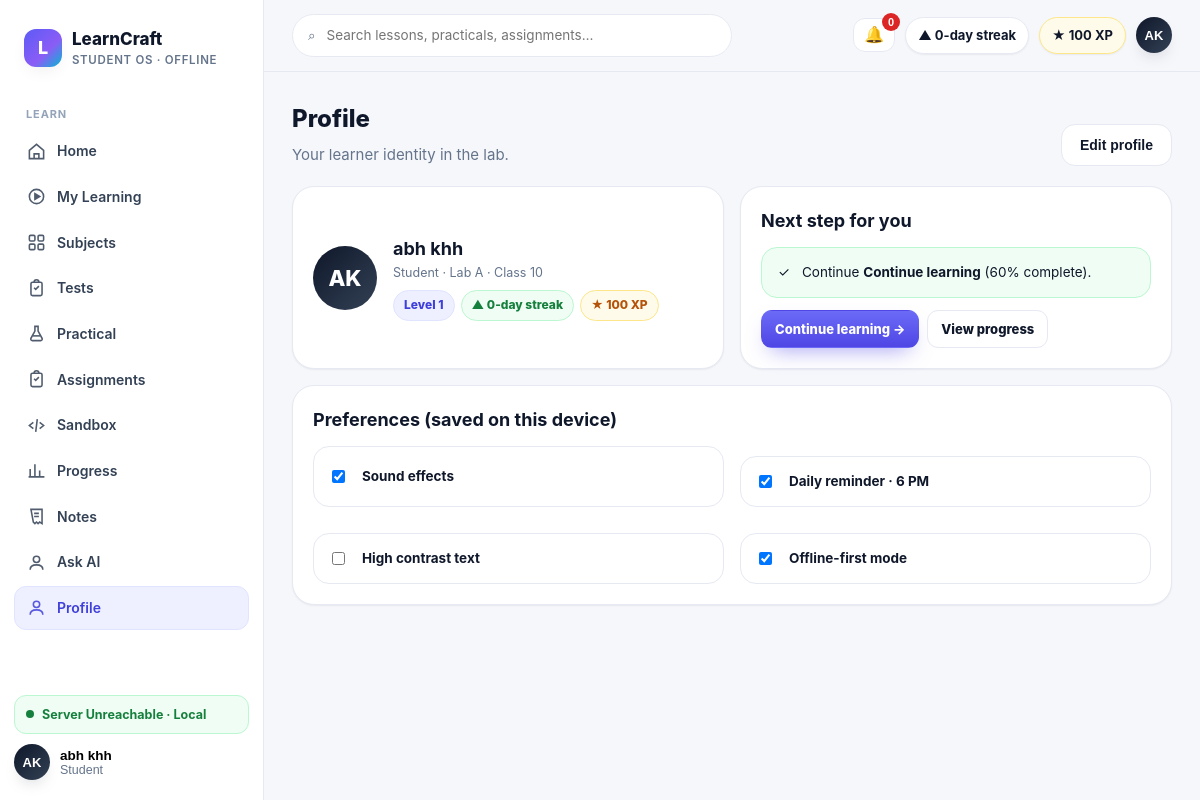
The app's page /profile (signed in) with its own data.
### tables this page shows
CREATE TABLE users (
            id INTEGER PRIMARY KEY AUTOINCREMENT,
            name TEXT NOT NULL,
            email TEXT NOT NULL UNIQUE,
            password_hash TEXT NOT NULL,
            role TEXT NOT NULL DEFAULT 'STUDENT',
            avatar TEXT,
            bio TEXT,
            created_at TIMESTAMP NOT NULL DEFAULT CURRENT_TIMESTAMP,
            updated_at TIMESTAMP NOT NULL DEFAULT CURRENT_TIMESTAMP
        );

### app/main.py (the view)
@app.route("/profile")
@require_auth
def profile():
    user = current_user()
    return render_template("pages/profile.html", title="Profile", cont=continue_learning(user["id"]),
                           **shell_ctx("profile", user))

### app/database/connection.py (called while the page is built)
def resolve_db_path():
    configured = os.environ.get("LEARNCRAFT_DB_PATH")
    if configured:
        return Path(configured)
    return DATA_DIR / "learncraft.db"

def get_connection():
    db_path = resolve_db_path()
    db_path.parent.mkdir(parents=True, exist_ok=True)
    connection = sqlite3.connect(db_path)
    connection.row_factory = sqlite3.Row
    return connection

def _row_to_dict(row):
    return dict(row) if row else None

def get_user_by_id(user_id):
    connection = get_connection()
    user = connection.execute("SELECT * FROM users WHERE id = ?", (int(user_id),)).fetchone()
    connection.close()
    return _row_to_dict(user)

def user_payload(user):
    if not user:
        return None
    user_data = dict(user)
    user_data.pop("password_hash", None)
    return user_data

def get_user_progress(user_id):
    connection = get_connection()
    rows = connection.execute(
        "SELECT * FROM learning_progress WHERE user_id = ? ORDER BY updated_at DESC",
        (int(user_id),),
    ).fetchall()
    connection.close()
    return [dict(row) for row in rows]

### app/main.py (called while the page is built, shortened)
def current_user():
    user_id = session.get("user_id")
    if not user_id:
        return None
    return user_payload(get_user_by_id(user_id))

def is_teacher_user(user=None):
    return bool(user) and user.get("role") in {"TEACHER", "ADMIN"}

def require_auth(view):
    @wraps(view)
    def wrapped(*args, **kwargs):
        user = current_user()
        return view(*args, **kwargs)
    return wrapped

def build_student_profile(user=None):
    profile = {"name": "Student", "roll_no": "Student", "avatar": "LC", "level": 1,
               "xp": 0, "streak_days": 0, "overall_progress": 0, "rank": None}
    if user is None:
        return profile
    rows = get_user_progress(user["id"])
    completed = sum(row["status"] == "completed" for row in rows)
    overall = round(sum(row["percent_complete"] for row in rows) / len(rows)) if rows else 0
    profile.update({"name": user.get("name") or "Student", "avatar": (user.get("avatar") or "LC").upper(),
                   "roll_no": user.get("roll_no") or "Student", "xp": completed * 100,
                   "overall_progress": overall, "level": 1 + completed // 5})
    return profile

### app/services/content_catalog.py (called while the page is built)
def list_subjects() -> list[dict]:
    connection = get_connection()
    rows = connection.execute("SELECT * FROM academic_subjects ORDER BY name").fetchall()
    connection.close()
    return [dict(row) for row in rows]

### app/services/teacher_control.py (called while the page is built)
def _dicts(rows):
    return [dict(row) for row in rows]

### frontend/templates/pages/profile.html
{% extends "base.html" %}{% from "components.html" import badge %}
{% block content %}
<div class="page-head"><div><div class="h1">Profile</div><p>Your learner identity in the lab.</p></div><button class="btn btn-secondary" onclick="toast('Avatar editor coming soon')">Edit profile</button></div>
<div class="grid grid-2">
  <div class="card" style="display:flex;gap:16px;align-items:center"><div class="avatar" style="width:64px;height:64px;font-size:22px">{{ student.avatar }}</div><div><div class="h2">{{ student.name }}</div><div class="caption">{{ student.roll_no }} · Lab A · Class 10</div><div style="margin-top:8px;display:flex;gap:6px"><span class="badge info">Level {{ student.level }}</span><span class="badge ok">▲ {{ student.streak_days }}-day streak</span><span class="badge warn">★ {{ student.xp }} XP</span></div></div></div>
  <div class="card"><div class="h2" style="margin-bottom:12px">Next step for you</div>{% if cont %}<div class="banner ok">✓ <span>Continue <b>{{ cont.lesson }}</b> ({{ cont.progress_pct }}% complete).</span></div><div style="margin-top:12px;display:flex;gap:8px"><a class="btn btn-primary btn-sm" href="{{ cont.resume_url }}">Continue learning →</a><a class="btn btn-secondary btn-sm" href="/progress">View progress</a></div>{% else %}<div class="empty" style="padding:14px 0">Choose a subject to create your first learning checkpoint.<div style="margin-top:10px"><a class="btn btn-primary btn-sm" href="/subjects">Browse subjects</a></div></div>{% endif %}</div>
</div>
<div class="card" style="margin-top:16px"><div class="h2" style="margin-bottom:12px">Preferences (saved on this device)</div>
  <div class="grid grid-2">
    <label class="row-item"><input type="checkbox" checked onchange="toast('Sound effects on')"> <b class="body-sm">Sound effects</b></label>
    <label class="row-item"><input type="checkbox" checked onchange="toast('Reminders on')"> <b class="body-sm">Daily reminder · 6 PM</b></label>
    <label class="row-item"><input type="checkbox" onchange="toast('High-contrast ' + (this.checked?'on':'off'))"> <b class="body-sm">High contrast text</b></label>
    <label class="row-item"><input type="checkbox" checked onchange="toast('Offline mode always on')"> <b class="body-sm">Offline-first mode</b></label>
  </div>
</div>
{% endblock %}

### frontend/templates/base.html (shortened to what this page needs)
<!DOCTYPE html>
<html lang="en">
<head>
<link rel="stylesheet" href="/static/css/design-system.css">
</head>
<body>
{% from "components.html" import icon %}
<div class="shell">
  <aside class="sidebar" id="sidebar">
    <div class="brand"><div class="brand-mark">L</div><div><div class="brand-name">LearnCraft</div><div class="brand-sub">Student OS · Offline</div></div></div>
    <nav class="nav">
      <div class="nav-label">Learn</div>
      {% for item in nav %}
      <a class="nav-item {% if active == item.slug %}active{% endif %}" href="{{ item.href }}">{{ icon(item.icon) }}{{ item.label }}
      </a>
      {% endfor %}
    </nav>
    <div class="side-foot">
      <div class="offline-pill" data-network-pill><span class="dot pulse"></span><span>Offline Mode · Local</span></div>
      <div class="profile-menu-wrap sidebar-profile-wrap">
        <button class="mini-profile profile-trigger" type="button" aria-expanded="false" aria-controls="sidebarProfileMenu">
          <div class="avatar">{{ student.avatar }}</div>
          <div><div style="font-weight:800;font-size:13.5px">{{ student.name }}</div><div class="caption">{{ student.roll_no }}</div></div>
        </button>
      </div>
    </div>
  </aside>
  <div class="main">
    <div class="topbar">
      <div class="search">⌕ <input id="globalSearch" placeholder="Search lessons, practicals, assignments…" oninput="filterCards(this.value)"></div>
      <div class="top-actions">
        {% if not is_teacher %}
        <div class="notif-wrap">
          <button class="notif-btn" id="notifBell" type="button" aria-expanded="false" aria-controls="notifMenu" aria-label="Notifications">🔔<span class="notif-count" id="notifCount" hidden>0</span></button>
        </div>
        {% endif %}
        <span class="pill">▲ {{ student.streak_days }}-day streak</span>
        <span class="pill xp">★ {{ student.xp }} XP</span>
        <div class="profile-menu-wrap top-profile-wrap">
          <button class="profile-trigger top-profile-trigger" type="button" aria-expanded="false" aria-controls="topProfileMenu">
            <div class="avatar">{{ student.avatar }}</div>
          </button>
        </div>
      </div>
    </div>
    <div class="content">{% block content %}{% endblock %}</div>
  </div>
</div>
</body>
</html>

### frontend/templates/base.html (style rules this page uses)
.notif-wrap { position:relative }
.notif-btn { position:relative;border:1px solid var(--line);background:var(--surface);border-radius:12px;padding:8px 10px;font-size:16px;cursor:pointer;line-height:1 }
.notif-count { position:absolute;top:-6px;right:-6px;min-width:18px;height:18px;border-radius:999px;background:#DC2626;color:#fff;font-size:11px;font-weight:800;display:grid;place-items:center;padding:0 4px }

### records on screen
users: avatar "AK", name "abh khh", roll_no "Student"

### other values on screen
{{ item.label }} "Home" "My Learning" "Subjects" "Tests" "Practical" "Assignments" "Sandbox" "Progress" "Notes" "Ask AI" "Profile"
{{ student.streak_days }} "0"
{{ student.xp }} "100"
{{ student.level }} "1"
{{ cont.lesson }} "Continue learning"
{{ cont.progress_pct }} "60"
